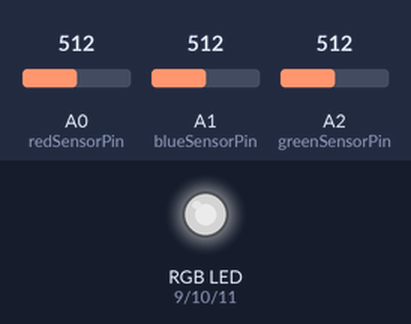
This sketch was run on a simulated Arduino Uno, built with avr-gcc and run on an emulated ATmega328P. On the bench: an RGB LED mixed from three pins (HIGH = lit). The test bench sets the inputs (shaded band); at power-on: A0 (redSensorPin) = 512, A1 (blueSensorPin) = 512, A2 (greenSensorPin) = 512. Dim RGB values are drawn brighter than linear; what the sketch prints to the serial monitor is not drawn.

Above: at 1.2 s.
1.3 s: A0 (redSensorPin) set to 109
At 1.7 s:
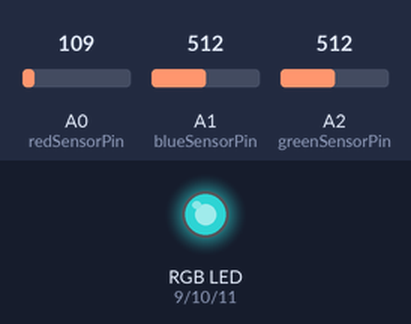
2.8 s: A0 (redSensorPin) set to 92
At 4.2 s:
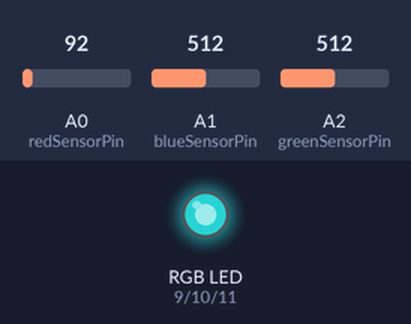
4.8 s: A1 (blueSensorPin) set to 104
At 5.7 s:
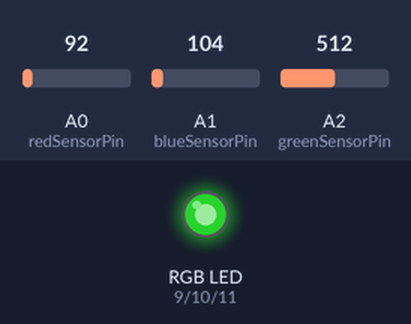
6.4 s: A1 (blueSensorPin) set to 88
At 7.3 s:
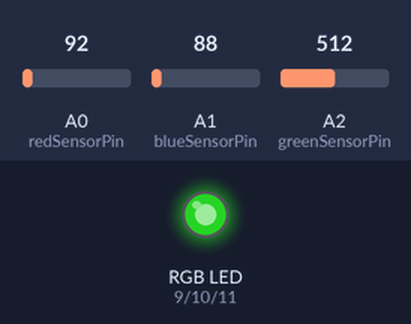
8.4 s: A2 (greenSensorPin) set to 104
At 8.8 s:
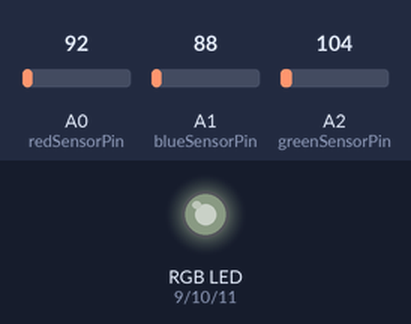
10.0 s: A2 (greenSensorPin) set to 94
At 10.9 s:
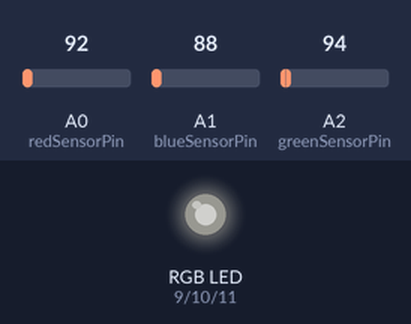
Timing chart, 0 to 13.0 s (numbered marks = the images above; inputs shaded):
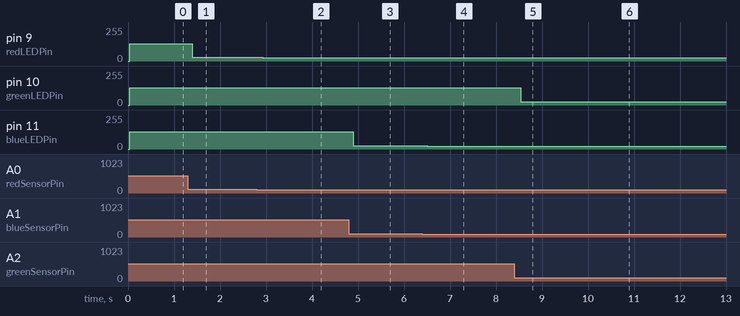

The sketch:

jun18_colormixinglamp.ino
```cpp
// 4-pin RGB LED PWM input
const int redLEDPin = 9;
const int greenLEDPin = 10;
const int blueLEDPin = 11;

// analog phototransistor input
const int redSensorPin = A0;
const int greenSensorPin = A2;
const int blueSensorPin = A1;

// variables to store the sensor readings
int redSensorValue = 0;
int greenSensorValue = 0;
int blueSensorValue = 0;

// light levels of each LED
int redValue = 0;
int greenValue = 0;
int blueValue = 0;

int sensorDelay = 5;

void setup() {
  // set the values of the sensors in the serial monitor
  Serial.begin(9600);

  // define the LED pins as outputs
  pinMode(redLEDPin, OUTPUT);
  pinMode(greenLEDPin, OUTPUT);
  pinMode(blueLEDPin, OUTPUT);

}

void loop() {
  readSensorPins();
  printRawValues();

  // convert the sensor readings to update the LEDs
  updateLED(&redLEDPin, &redValue, redSensorValue);
  updateLED(&greenLEDPin, &greenValue, greenSensorValue);
  updateLED(&blueLEDPin, &blueValue, blueSensorValue);

}

void updateLED(int *LEDPin, int *LEDValue, int sensorValue) {
  // convert analog sensor reading to digital
  *LEDValue = sensorValue/4;
  // set the LED light values
  analogWrite(*LEDPin, *LEDValue);
}

void readSensorPins() {
  // read the analog sensor values
  redSensorValue = analogRead(redSensorPin);
  delay(sensorDelay);
  greenSensorValue = analogRead(greenSensorPin);
  delay(sensorDelay);
  blueSensorValue = analogRead(blueSensorPin);
  delay(sensorDelay);
}

void printRawValues() {
  Serial.print("Raw Sensor Values \t red: ");
  Serial.print(redSensorValue);
  Serial.print("Raw Sensor Values \t green: ");
  Serial.print(greenSensorValue);
  Serial.print("Raw Sensor Values \t blue: ");
  Serial.print(blueSensorValue);
}
```

Measured:
- after the input at 1.3 s, pin 9 (redLEDPin): 128/255 → 27/255 after 0.10 s
- after the input at 2.8 s, pin 9 (redLEDPin): 27/255 → 23/255 after 0.13 s
- after the input at 4.8 s, pin 11 (blueLEDPin): 128/255 → 26/255 after 0.10 s
- after the input at 6.4 s, pin 11 (blueLEDPin): 26/255 → 22/255 after 0.11 s
- after the input at 8.4 s, pin 10 (greenLEDPin): 128/255 → 26/255 after 0.14 s
- after the input at 10.0 s, pin 10 (greenLEDPin): 26/255 → 23/255 after 0.13 s
